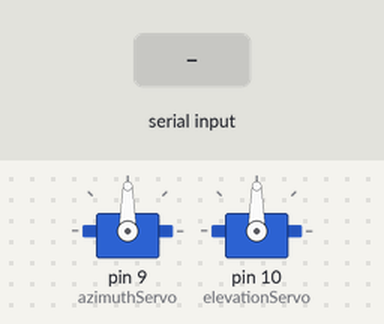
Bench run of a sketch on a simulated Arduino Uno, built with avr-gcc and run on an emulated ATmega328P. On the bench: 2 × servo. Inputs (shaded band) come from the test bench.

Above: at 1.2 s.
1.3 s: "90,45\n" received over Serial
At 2.5 s:
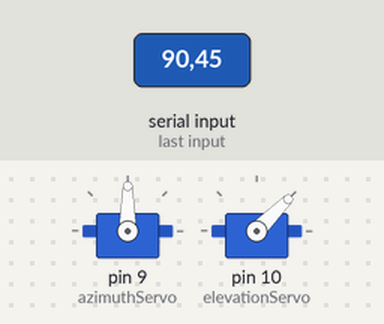
2.8 s: "30,150\n" received over Serial
At 3.9 s:
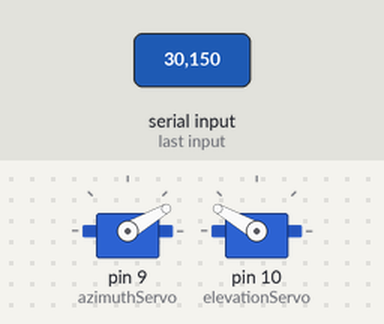
4.3 s: "5\n" received over Serial
At 4.8 s:
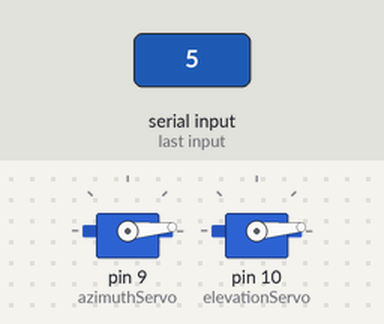
5.8 s: "200\n" received over Serial
At 6.1 s:
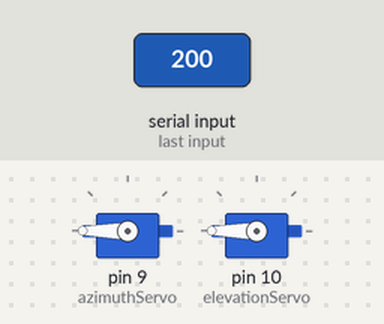
7.3 s: "1,90\n" received over Serial
At 8.4 s:
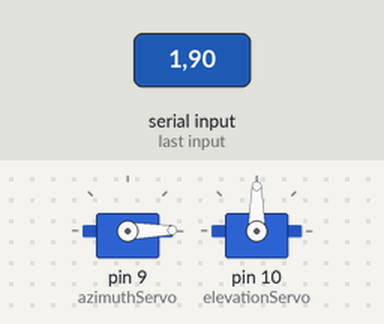
8.8 s: "90\n" received over Serial
At 9.5 s:
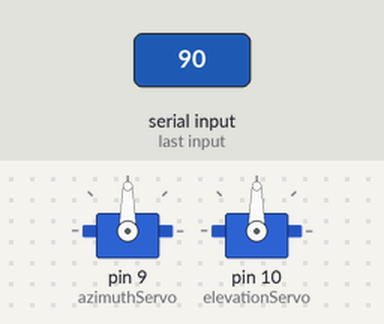
Timing chart, 0 to 11.3 s (numbered marks = the images above; inputs shaded):
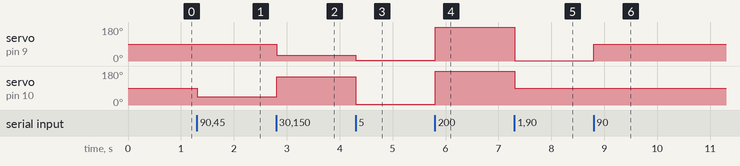

Measured:
- after the input at 1.3 s, servo on pin 10 (elevationServo): 90° → 45° at once
- after the input at 2.8 s, servo on pin 9 (azimuthServo): 90° → 30° at once; servo on pin 10 (elevationServo): 45° → 150° at once
- after the input at 4.3 s, servo on pin 9 (azimuthServo): 30° → 5° at once; servo on pin 10 (elevationServo): 150° → 5° at once
- after the input at 5.8 s, servo on pin 9 (azimuthServo), servo on pin 10 (elevationServo): 5° → 180° at once
- after the input at 7.3 s, servo on pin 9 (azimuthServo): 180° → 1° at once; servo on pin 10 (elevationServo): 180° → 90° at once
- after the input at 8.8 s, servo on pin 9 (azimuthServo): 1° → 90° at once

The sketch:

cameraArduino.ino
```cpp
#include <Servo.h>

Servo azimuthServo;  // create servo object to control the azimuth
Servo elevationServo; // create servo object to control the elevation

void setup() {
  Serial.begin(9600); // starts the serial communication
  azimuthServo.attach(9);  // attaches the servo on pin 9
  elevationServo.attach(10); // attaches the servo on pin 10
}

void loop() {
  if (Serial.available()) {
    String data = Serial.readStringUntil('\n'); // read the incoming data as string until newline

    int separatorIndex = data.indexOf(','); // find the index of the comma separator

    // extract the azimuth and elevation from the data string
    String azimuthStr = data.substring(0, separatorIndex);
    String elevationStr = data.substring(separatorIndex + 1);

    // convert the azimuth and elevation to integers
    int azimuth = azimuthStr.toInt();
    int elevation = elevationStr.toInt();

    // move the servos to the calculated positions
    azimuthServo.write(azimuth);
    elevationServo.write(elevation);
  }
}
```
